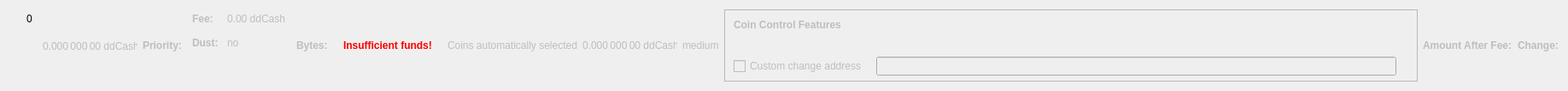
    <widget class="QWidget" name="dummyHideWidget" native="true">
     <property name="maximumSize">
      <size>
       <width>100</width>
       <height>22</height>
      </size>
     </property>
     <layout class="QHBoxLayout" name="dummyHideLayout">
      <item>
       <layout class="QFormLayout" name="formLayoutCoinControl1">
        <property name="horizontalSpacing">
         <number>10</number>
        </property>
        <property name="verticalSpacing">
         <number>14</number>
        </property>
        <property name="leftMargin">
         <number>10</number>
        </property>
        <property name="topMargin">
         <number>4</number>
        </property>
        <property name="rightMargin">
         <number>6</number>
        </property>
        <item row="0" column="1">
         <widget class="QLabel" name="labelCoinControlBytes">
          <property name="cursor">
           <cursorShape>IBeamCursor</cursorShape>
          </property>
          <property name="contextMenuPolicy">
           <enum>Qt::ActionsContextMenu</enum>
          </property>
          <property name="text">
           <string notr="true">0</string>
          </property>
          <property name="textInteractionFlags">
           <set>Qt::LinksAccessibleByMouse|Qt::TextSelectableByKeyboard|Qt::TextSelectableByMouse</set>
          </property>
         </widget>
        </item>
       </layout>
      </item>
      <item>
       <widget class="QLabel" name="labelCoinControlAfterFee">
        <property name="enabled">
         <bool>false</bool>
        </property>
        <property name="sizePolicy">
         <sizepolicy hsizetype="Fixed" vsizetype="Fixed">
          <horstretch>0</horstretch>
          <verstretch>0</verstretch>
         </sizepolicy>
        </property>
        <property name="minimumSize">
         <size>
          <width>111</width>
          <height>12</height>
         </size>
        </property>
        <property name="maximumSize">
         <size>
          <width>111</width>
          <height>12</height>
         </size>
        </property>
        <property name="cursor">
         <cursorShape>IBeamCursor</cursorShape>
        </property>
        <property name="contextMenuPolicy">
         <enum>Qt::ActionsContextMenu</enum>
        </property>
        <property name="text">
         <string notr="true">0.000 000 00 ddCash</string>
        </property>
        <property name="textInteractionFlags">
         <set>Qt::LinksAccessibleByMouse|Qt::TextSelectableByKeyboard|Qt::TextSelectableByMouse</set>
        </property>
       </widget>
      </item>
      <item>
       <widget class="QLabel" name="labelCoinControlPriorityText">
        <property name="enabled">
         <bool>false</bool>
        </property>
        <property name="font">
         <font>
          <weight>75</weight>
          <bold>true</bold>
         </font>
        </property>
        <property name="text">
         <string>Priority:</string>
        </property>
       </widget>
      </item>
      <item>
       <layout class="QHBoxLayout" name="horizontalLayout"/>
      </item>
      <item>
       <layout class="QFormLayout" name="formLayoutCoinControl3">
        <property name="horizontalSpacing">
         <number>10</number>
        </property>
        <property name="verticalSpacing">
         <number>14</number>
        </property>
        <property name="leftMargin">
         <number>6</number>
        </property>
        <property name="topMargin">
         <number>4</number>
        </property>
        <property name="rightMargin">
         <number>6</number>
        </property>
        <item row="0" column="0">
         <widget class="QLabel" name="labelCoinControlFeeText">
          <property name="enabled">
           <bool>false</bool>
          </property>
          <property name="font">
           <font>
            <weight>75</weight>
            <bold>true</bold>
           </font>
          </property>
          <property name="text">
           <string>Fee:</string>
          </property>
          <property name="margin">
           <number>0</number>
          </property>
         </widget>
        </item>
        <item row="0" column="1">
         <widget class="QLabel" name="labelCoinControlFee">
          <property name="enabled">
           <bool>false</bool>
          </property>
          <property name="cursor">
           <cursorShape>IBeamCursor</cursorShape>
          </property>
          <property name="contextMenuPolicy">
           <enum>Qt::ActionsContextMenu</enum>
          </property>
          <property name="text">
           <string notr="true">0.00 ddCash</string>
          </property>
          <property name="textInteractionFlags">
           <set>Qt::LinksAccessibleByMouse|Qt::TextSelectableByKeyboard|Qt::TextSelectableByMouse</set>
          </property>
         </widget>
        </item>
        <item row="1" column="0">
         <widget class="QLabel" name="labelCoinControlLowOutputText">
          <property name="enabled">
           <bool>false</bool>
          </property>
          <property name="font">
           <font>
            <weight>75</weight>
            <bold>true</bold>
           </font>
          </property>
          <property name="text">
           <string>Dust:</string>
          </property>
         </widget>
        </item>
        <item row="1" column="1">
         <widget class="QLabel" name="labelCoinControlLowOutput">
          <property name="enabled">
           <bool>false</bool>
          </property>
          <property name="cursor">
           <cursorShape>IBeamCursor</cursorShape>
          </property>
          <property name="contextMenuPolicy">
           <enum>Qt::ActionsContextMenu</enum>
          </property>
          <property name="text">
           <string>no</string>
          </property>
          <property name="textInteractionFlags">
           <set>Qt::LinksAccessibleByMouse|Qt::TextSelectableByKeyboard|Qt::TextSelectableByMouse</set>
          </property>
         </widget>
        </item>
       </layout>
      </item>
      <item>
       <widget class="QLabel" name="labelCoinControlBytesText">
        <property name="enabled">
         <bool>false</bool>
        </property>
        <property name="font">
         <font>
          <weight>75</weight>
          <bold>true</bold>
         </font>
        </property>
        <property name="text">
         <string>Bytes:</string>
        </property>
       </widget>
      </item>
      <item>
       <layout class="QFormLayout" name="formLayoutCoinControl2">
        <property name="horizontalSpacing">
         <number>10</number>
        </property>
        <property name="verticalSpacing">
         <number>14</number>
        </property>
        <property name="leftMargin">
         <number>6</number>
        </property>
        <property name="topMargin">
         <number>4</number>
        </property>
        <property name="rightMargin">
         <number>6</number>
        </property>
       </layout>
      </item>
      <item>
       <layout class="QHBoxLayout" name="horizontalLayoutCoinControl2">
        <property name="spacing">
         <number>8</number>
        </property>
        <property name="bottomMargin">
         <number>10</number>
        </property>
       </layout>
      </item>
      <item>
       <widget class="QLabel" name="labelCoinControlInsuffFunds">
        <property name="enabled">
         <bool>false</bool>
        </property>
        <property name="minimumSize">
         <size>
          <width>0</width>
          <height>0</height>
         </size>
        </property>
        <property name="font">
         <font>
          <weight>75</weight>
          <bold>true</bold>
         </font>
        </property>
        <property name="styleSheet">
         <string notr="true">color:red;font-weight:bold;</string>
        </property>
        <property name="text">
         <string>Insufficient funds!</string>
        </property>
        <property name="margin">
         <number>5</number>
        </property>
       </widget>
      </item>
      <item>
       <layout class="QFormLayout" name="formLayoutCoinControl4">
        <property name="horizontalSpacing">
         <number>10</number>
        </property>
        <property name="verticalSpacing">
         <number>14</number>
        </property>
        <property name="leftMargin">
         <number>6</number>
        </property>
        <property name="topMargin">
         <number>4</number>
        </property>
        <property name="rightMargin">
         <number>6</number>
        </property>
       </layout>
      </item>
      <item>
       <widget class="QLabel" name="labelCoinControlAutomaticallySelected">
        <property name="enabled">
         <bool>false</bool>
        </property>
        <property name="sizePolicy">
         <sizepolicy hsizetype="Fixed" vsizetype="Fixed">
          <horstretch>0</horstretch>
          <verstretch>0</verstretch>
         </sizepolicy>
        </property>
        <property name="minimumSize">
         <size>
          <width>0</width>
          <height>0</height>
         </size>
        </property>
        <property name="maximumSize">
         <size>
          <width>240</width>
          <height>16777215</height>
         </size>
        </property>
        <property name="text">
         <string>Coins automatically selected</string>
        </property>
        <property name="margin">
         <number>5</number>
        </property>
       </widget>
      </item>
      <item>
       <widget class="QLabel" name="labelCoinControlChange">
        <property name="enabled">
         <bool>false</bool>
        </property>
        <property name="sizePolicy">
         <sizepolicy hsizetype="Fixed" vsizetype="Fixed">
          <horstretch>0</horstretch>
          <verstretch>0</verstretch>
         </sizepolicy>
        </property>
        <property name="minimumSize">
         <size>
          <width>111</width>
          <height>0</height>
         </size>
        </property>
        <property name="maximumSize">
         <size>
          <width>111</width>
          <height>16777215</height>
         </size>
        </property>
        <property name="cursor">
         <cursorShape>IBeamCursor</cursorShape>
        </property>
        <property name="contextMenuPolicy">
         <enum>Qt::ActionsContextMenu</enum>
        </property>
        <property name="text">
         <string notr="true">0.000 000 00 ddCash</string>
        </property>
        <property name="textInteractionFlags">
         <set>Qt::LinksAccessibleByMouse|Qt::TextSelectableByKeyboard|Qt::TextSelectableByMouse</set>
        </property>
       </widget>
      </item>
      <item>
       <widget class="QLabel" name="labelCoinControlPriority">
        <property name="enabled">
         <bool>false</bool>
        </property>
        <property name="cursor">
         <cursorShape>IBeamCursor</cursorShape>
        </property>
        <property name="contextMenuPolicy">
         <enum>Qt::ActionsContextMenu</enum>
        </property>
        <property name="text">
         <string>medium</string>
        </property>
        <property name="textInteractionFlags">
         <set>Qt::LinksAccessibleByMouse|Qt::TextSelectableByKeyboard|Qt::TextSelectableByMouse</set>
        </property>
       </widget>
      </item>
      <item>
       <widget class="QFrame" name="frameCoinControl">
        <property name="sizePolicy">
         <sizepolicy hsizetype="Expanding" vsizetype="Expanding">
          <horstretch>0</horstretch>
          <verstretch>0</verstretch>
         </sizepolicy>
        </property>
        <property name="maximumSize">
         <size>
          <width>16777215</width>
          <height>16777215</height>
         </size>
        </property>
        <property name="frameShape">
         <enum>QFrame::StyledPanel</enum>
        </property>
        <property name="frameShadow">
         <enum>QFrame::Sunken</enum>
        </property>
        <layout class="QVBoxLayout" name="verticalLayoutCoinControl2_2">
         <property name="spacing">
          <number>0</number>
         </property>
         <property name="leftMargin">
          <number>0</number>
         </property>
         <property name="topMargin">
          <number>0</number>
         </property>
         <property name="rightMargin">
          <number>0</number>
         </property>
         <property name="bottomMargin">
          <number>6</number>
         </property>
         <item>
          <layout class="QVBoxLayout" name="verticalLayoutCoinControl" stretch="0,0,0,1">
           <property name="spacing">
            <number>0</number>
           </property>
           <property name="leftMargin">
            <number>10</number>
           </property>
           <property name="topMargin">
            <number>10</number>
           </property>
           <item>
            <layout class="QHBoxLayout" name="horizontalLayoutCoinControl1">
             <property name="bottomMargin">
              <number>15</number>
             </property>
             <item>
              <widget class="QLabel" name="labelCoinControlFeatures">
               <property name="enabled">
                <bool>false</bool>
               </property>
               <property name="sizePolicy">
                <sizepolicy hsizetype="Preferred" vsizetype="Maximum">
                 <horstretch>0</horstretch>
                 <verstretch>0</verstretch>
                </sizepolicy>
               </property>
               <property name="font">
                <font>
                 <weight>75</weight>
                 <bold>true</bold>
                </font>
               </property>
               <property name="styleSheet">
                <string notr="true">font-weight:bold;</string>
               </property>
               <property name="text">
                <string>Coin Control Features</string>
               </property>
              </widget>
             </item>
            </layout>
           </item>
           <item>
            <widget class="QWidget" name="widgetCoinControl" native="true">
             <property name="sizePolicy">
              <sizepolicy hsizetype="Preferred" vsizetype="Preferred">
               <horstretch>0</horstretch>
               <verstretch>0</verstretch>
              </sizepolicy>
             </property>
             <property name="minimumSize">
              <size>
               <width>0</width>
               <height>0</height>
              </size>
             </property>
             <property name="styleSheet">
              <string notr="true"/>
             </property>
             <layout class="QHBoxLayout" name="horizontalLayoutCoinControl5_2">
              <property name="leftMargin">
               <number>0</number>
              </property>
              <property name="topMargin">
               <number>0</number>
              </property>
              <property name="rightMargin">
               <number>0</number>
              </property>
              <property name="bottomMargin">
               <number>0</number>
              </property>
              <item>
               <layout class="QHBoxLayout" name="horizontalLayoutCoinControl3">
                <property name="spacing">
                 <number>20</number>
                </property>
                <property name="topMargin">
                 <number>0</number>
                </property>
                <property name="bottomMargin">
                 <number>10</number>
                </property>
               </layout>
              </item>
             </layout>
            </widget>
           </item>
           <item>
            <layout class="QHBoxLayout" name="horizontalLayoutCoinControl4" stretch="0,0,0">
             <property name="spacing">
              <number>12</number>
             </property>
             <property name="sizeConstraint">
              <enum>QLayout::SetDefaultConstraint</enum>
             </property>
             <property name="topMargin">
              <number>5</number>
             </property>
             <property name="rightMargin">
              <number>5</number>
             </property>
             <item>
              <widget class="QCheckBox" name="checkBoxCoinControlChange">
               <property name="enabled">
                <bool>false</bool>
               </property>
               <property name="toolTip">
                <string>If this is activated, but the change address is empty or invalid, change will be sent to a newly generated address.</string>
               </property>
               <property name="text">
                <string>Custom change address</string>
               </property>
              </widget>
             </item>
             <item>
              <widget class="QValidatedLineEdit" name="lineEditCoinControlChange">
               <property name="enabled">
                <bool>false</bool>
               </property>
               <property name="sizePolicy">
                <sizepolicy hsizetype="Expanding" vsizetype="Fixed">
                 <horstretch>0</horstretch>
                 <verstretch>0</verstretch>
                </sizepolicy>
               </property>
              </widget>
             </item>
             <item>
              <widget class="QLabel" name="labelCoinControlChangeLabel_2">
               <property name="sizePolicy">
                <sizepolicy hsizetype="Preferred" vsizetype="Expanding">
                 <horstretch>0</horstretch>
                 <verstretch>0</verstretch>
                </sizepolicy>
               </property>
               <property name="minimumSize">
                <size>
                 <width>0</width>
                 <height>0</height>
                </size>
               </property>
               <property name="text">
                <string/>
               </property>
               <property name="margin">
                <number>3</number>
               </property>
              </widget>
             </item>
            </layout>
           </item>
           <item>
            <spacer name="verticalSpacerCoinControl">
             <property name="orientation">
              <enum>Qt::Vertical</enum>
             </property>
             <property name="sizeHint" stdset="0">
              <size>
               <width>800</width>
               <height>1</height>
              </size>
             </property>
            </spacer>
           </item>
          </layout>
         </item>
        </layout>
       </widget>
      </item>
      <item>
       <widget class="QLabel" name="labelCoinControlAfterFeeText">
        <property name="enabled">
         <bool>false</bool>
        </property>
        <property name="minimumSize">
         <size>
          <width>0</width>
          <height>0</height>
         </size>
        </property>
        <property name="maximumSize">
         <size>
          <width>16777215</width>
          <height>16777215</height>
         </size>
        </property>
        <property name="font">
         <font>
          <weight>75</weight>
          <bold>true</bold>
         </font>
        </property>
        <property name="text">
         <string>Amount After Fee:</string>
        </property>
        <property name="alignment">
         <set>Qt::AlignLeading|Qt::AlignLeft|Qt::AlignVCenter</set>
        </property>
        <property name="margin">
         <number>0</number>
        </property>
       </widget>
      </item>
      <item>
       <widget class="QLabel" name="labelCoinControlChangeText">
        <property name="enabled">
         <bool>false</bool>
        </property>
        <property name="sizePolicy">
         <sizepolicy hsizetype="Preferred" vsizetype="Preferred">
          <horstretch>0</horstretch>
          <verstretch>0</verstretch>
         </sizepolicy>
        </property>
        <property name="minimumSize">
         <size>
          <width>0</width>
          <height>0</height>
         </size>
        </property>
        <property name="maximumSize">
         <size>
          <width>16777215</width>
          <height>16777215</height>
         </size>
        </property>
        <property name="font">
         <font>
          <weight>75</weight>
          <bold>true</bold>
         </font>
        </property>
        <property name="text">
         <string>Change:</string>
        </property>
        <property name="alignment">
         <set>Qt::AlignLeading|Qt::AlignLeft|Qt::AlignVCenter</set>
        </property>
       </widget>
      </item>
     </layout>
    </widget>
